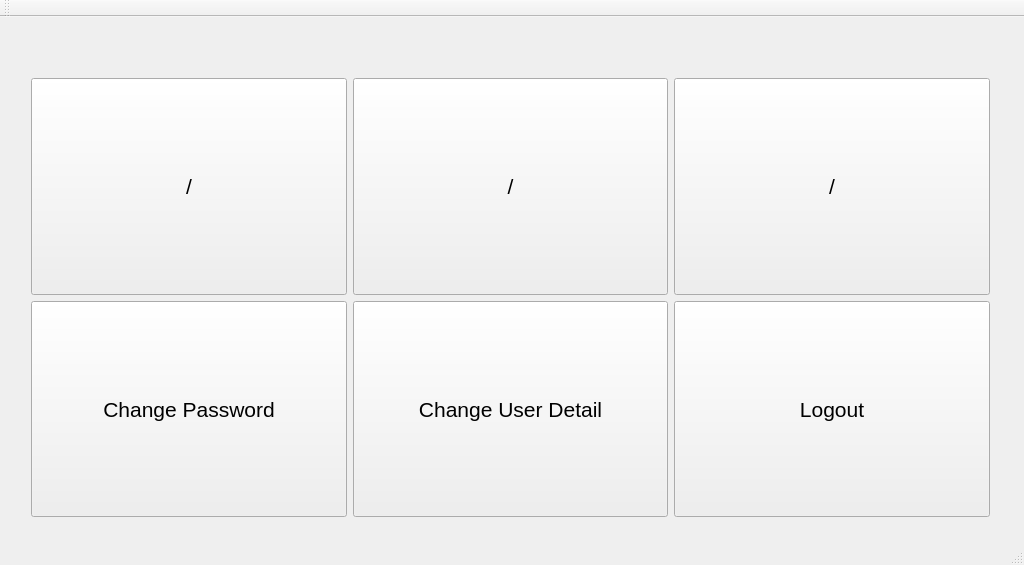
<?xml version="1.0" encoding="UTF-8"?>
<ui version="4.0">
 <class>mainMenu</class>
 <widget class="QMainWindow" name="mainMenu">
  <property name="geometry">
   <rect>
    <x>0</x>
    <y>0</y>
    <width>1024</width>
    <height>565</height>
   </rect>
  </property>
  <property name="windowTitle">
   <string>smartScaleGUI</string>
  </property>
  <widget class="QWidget" name="centralWidget">
   <widget class="QLabel" name="lblStatus">
    <property name="geometry">
     <rect>
      <x>20</x>
      <y>10</y>
      <width>961</width>
      <height>31</height>
     </rect>
    </property>
    <property name="font">
     <font>
      <pointsize>14</pointsize>
      <weight>75</weight>
      <bold>true</bold>
     </font>
    </property>
    <property name="text">
     <string/>
    </property>
   </widget>
   <widget class="QWidget" name="gridLayoutWidget">
    <property name="geometry">
     <rect>
      <x>20</x>
      <y>50</y>
      <width>981</width>
      <height>461</height>
     </rect>
    </property>
    <layout class="QGridLayout" name="gridLayout">
     <item row="0" column="0">
      <widget class="QPushButton" name="pushButton_3">
       <property name="sizePolicy">
        <sizepolicy hsizetype="Minimum" vsizetype="Expanding">
         <horstretch>0</horstretch>
         <verstretch>0</verstretch>
        </sizepolicy>
       </property>
       <property name="font">
        <font>
         <pointsize>16</pointsize>
        </font>
       </property>
       <property name="text">
        <string>/</string>
       </property>
      </widget>
     </item>
     <item row="1" column="0">
      <widget class="QPushButton" name="btnChangePassword">
       <property name="sizePolicy">
        <sizepolicy hsizetype="Minimum" vsizetype="Expanding">
         <horstretch>0</horstretch>
         <verstretch>0</verstretch>
        </sizepolicy>
       </property>
       <property name="font">
        <font>
         <pointsize>16</pointsize>
        </font>
       </property>
       <property name="text">
        <string>Change Password</string>
       </property>
      </widget>
     </item>
     <item row="0" column="1">
      <widget class="QPushButton" name="pushButton_4">
       <property name="sizePolicy">
        <sizepolicy hsizetype="Minimum" vsizetype="Expanding">
         <horstretch>0</horstretch>
         <verstretch>0</verstretch>
        </sizepolicy>
       </property>
       <property name="font">
        <font>
         <pointsize>16</pointsize>
        </font>
       </property>
       <property name="text">
        <string>/</string>
       </property>
      </widget>
     </item>
     <item row="0" column="2">
      <widget class="QPushButton" name="pushButton_5">
       <property name="sizePolicy">
        <sizepolicy hsizetype="Minimum" vsizetype="Expanding">
         <horstretch>0</horstretch>
         <verstretch>0</verstretch>
        </sizepolicy>
       </property>
       <property name="font">
        <font>
         <pointsize>16</pointsize>
        </font>
       </property>
       <property name="text">
        <string>/</string>
       </property>
      </widget>
     </item>
     <item row="1" column="2">
      <widget class="QPushButton" name="btnLogout">
       <property name="sizePolicy">
        <sizepolicy hsizetype="Minimum" vsizetype="Expanding">
         <horstretch>0</horstretch>
         <verstretch>0</verstretch>
        </sizepolicy>
       </property>
       <property name="font">
        <font>
         <pointsize>16</pointsize>
        </font>
       </property>
       <property name="text">
        <string>Logout</string>
       </property>
      </widget>
     </item>
     <item row="1" column="1">
      <widget class="QPushButton" name="btnChangeUserDetail">
       <property name="sizePolicy">
        <sizepolicy hsizetype="Minimum" vsizetype="Expanding">
         <horstretch>0</horstretch>
         <verstretch>0</verstretch>
        </sizepolicy>
       </property>
       <property name="font">
        <font>
         <pointsize>16</pointsize>
        </font>
       </property>
       <property name="text">
        <string>Change User Detail</string>
       </property>
      </widget>
     </item>
    </layout>
   </widget>
  </widget>
  <widget class="QMenuBar" name="menuBar">
   <property name="geometry">
    <rect>
     <x>0</x>
     <y>0</y>
     <width>1024</width>
     <height>21</height>
    </rect>
   </property>
  </widget>
  <widget class="QToolBar" name="mainToolBar">
   <attribute name="toolBarArea">
    <enum>TopToolBarArea</enum>
   </attribute>
   <attribute name="toolBarBreak">
    <bool>false</bool>
   </attribute>
  </widget>
  <widget class="QStatusBar" name="statusBar"/>
 </widget>
 <layoutdefault spacing="6" margin="11"/>
 <resources/>
 <connections/>
</ui>
